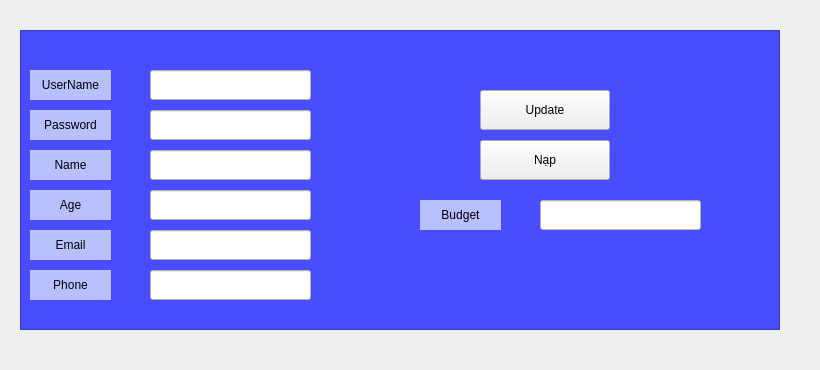
     <widget class="QWidget" name="tab_2">
      <attribute name="title">
       <string>Thông tin chi tiết</string>
      </attribute>
      <widget class="QLabel" name="background">
       <property name="geometry">
        <rect>
         <x>0</x>
         <y>-10</y>
         <width>811</width>
         <height>361</height>
        </rect>
       </property>
       <property name="styleSheet">
        <string notr="true"/>
       </property>
       <property name="text">
        <string/>
       </property>
      </widget>
      <widget class="QPushButton" name="btn_save_2">
       <property name="geometry">
        <rect>
         <x>480</x>
         <y>90</y>
         <width>130</width>
         <height>40</height>
        </rect>
       </property>
       <property name="styleSheet">
        <string notr="true">QPushButton:hover{
background-color: rgb(50,110,255);
color: rgb(255,255,255);
}
QPushButton:pressed{
background-color:rgb(50,110,255);
}</string>
       </property>
       <property name="text">
        <string>Update</string>
       </property>
      </widget>
      <widget class="QLineEdit" name="txt_name_2">
       <property name="geometry">
        <rect>
         <x>150</x>
         <y>150</y>
         <width>161</width>
         <height>30</height>
        </rect>
       </property>
       <property name="styleSheet">
        <string notr="true">background:white;
color:black;</string>
       </property>
      </widget>
      <widget class="QLineEdit" name="txt_age_2">
       <property name="geometry">
        <rect>
         <x>150</x>
         <y>190</y>
         <width>161</width>
         <height>30</height>
        </rect>
       </property>
       <property name="styleSheet">
        <string notr="true">
background:white;
color:black;
</string>
       </property>
       <property name="echoMode">
        <enum>QLineEdit::Normal</enum>
       </property>
      </widget>
      <widget class="QLabel" name="lbl_age_2">
       <property name="geometry">
        <rect>
         <x>30</x>
         <y>190</y>
         <width>81</width>
         <height>30</height>
        </rect>
       </property>
       <property name="styleSheet">
        <string notr="true">background: rgb(185, 192, 255);
color:black;</string>
       </property>
       <property name="text">
        <string>Age</string>
       </property>
       <property name="alignment">
        <set>Qt::AlignCenter</set>
       </property>
      </widget>
      <widget class="QLabel" name="lbl_pass_2">
       <property name="geometry">
        <rect>
         <x>30</x>
         <y>110</y>
         <width>81</width>
         <height>30</height>
        </rect>
       </property>
       <property name="styleSheet">
        <string notr="true">background: rgb(185, 192, 255);
color:black;</string>
       </property>
       <property name="text">
        <string>Password</string>
       </property>
       <property name="alignment">
        <set>Qt::AlignCenter</set>
       </property>
      </widget>
      <widget class="QLabel" name="lbl_email_2">
       <property name="geometry">
        <rect>
         <x>30</x>
         <y>230</y>
         <width>81</width>
         <height>30</height>
        </rect>
       </property>
       <property name="styleSheet">
        <string notr="true">background: rgb(185, 192, 255);
color:black;</string>
       </property>
       <property name="text">
        <string>Email</string>
       </property>
       <property name="alignment">
        <set>Qt::AlignCenter</set>
       </property>
      </widget>
      <widget class="QLabel" name="lbl_username_2">
       <property name="geometry">
        <rect>
         <x>30</x>
         <y>70</y>
         <width>81</width>
         <height>30</height>
        </rect>
       </property>
       <property name="styleSheet">
        <string notr="true">background: rgb(185, 192, 255);
color:black;</string>
       </property>
       <property name="text">
        <string>UserName</string>
       </property>
       <property name="alignment">
        <set>Qt::AlignCenter</set>
       </property>
      </widget>
      <widget class="QLineEdit" name="txt_pass_2">
       <property name="geometry">
        <rect>
         <x>150</x>
         <y>110</y>
         <width>161</width>
         <height>30</height>
        </rect>
       </property>
       <property name="styleSheet">
        <string notr="true">
background:white;
color:black;
</string>
       </property>
       <property name="echoMode">
        <enum>QLineEdit::Normal</enum>
       </property>
      </widget>
      <widget class="QLineEdit" name="txt_email_2">
       <property name="geometry">
        <rect>
         <x>150</x>
         <y>230</y>
         <width>161</width>
         <height>30</height>
        </rect>
       </property>
       <property name="styleSheet">
        <string notr="true">
background:white;
color:black;
</string>
       </property>
       <property name="echoMode">
        <enum>QLineEdit::Normal</enum>
       </property>
      </widget>
      <widget class="QLabel" name="lbl_name_2">
       <property name="geometry">
        <rect>
         <x>30</x>
         <y>150</y>
         <width>81</width>
         <height>30</height>
        </rect>
       </property>
       <property name="autoFillBackground">
        <bool>false</bool>
       </property>
       <property name="styleSheet">
        <string notr="true">background: rgb(185, 192, 255);
color:black;</string>
       </property>
       <property name="text">
        <string>Name</string>
       </property>
       <property name="alignment">
        <set>Qt::AlignCenter</set>
       </property>
      </widget>
      <widget class="QLineEdit" name="txt_username_2">
       <property name="geometry">
        <rect>
         <x>150</x>
         <y>70</y>
         <width>161</width>
         <height>30</height>
        </rect>
       </property>
       <property name="styleSheet">
        <string notr="true">
background:white;
color:black;
</string>
       </property>
       <property name="inputMethodHints">
        <set>Qt::ImhNoEditMenu</set>
       </property>
       <property name="echoMode">
        <enum>QLineEdit::Normal</enum>
       </property>
      </widget>
      <widget class="QListView" name="listView">
       <property name="geometry">
        <rect>
         <x>20</x>
         <y>30</y>
         <width>760</width>
         <height>300</height>
        </rect>
       </property>
       <property name="styleSheet">
        <string notr="true">background-color:rgb(73, 76, 255)</string>
       </property>
      </widget>
      <widget class="QLabel" name="lbl_phone_2">
       <property name="geometry">
        <rect>
         <x>30</x>
         <y>270</y>
         <width>81</width>
         <height>30</height>
        </rect>
       </property>
       <property name="autoFillBackground">
        <bool>false</bool>
       </property>
       <property name="styleSheet">
        <string notr="true">background: rgb(185, 192, 255);
color:black;</string>
       </property>
       <property name="text">
        <string>Phone</string>
       </property>
       <property name="alignment">
        <set>Qt::AlignCenter</set>
       </property>
      </widget>
      <widget class="QLineEdit" name="txt_phone_2">
       <property name="geometry">
        <rect>
         <x>150</x>
         <y>270</y>
         <width>161</width>
         <height>30</height>
        </rect>
       </property>
       <property name="styleSheet">
        <string notr="true">background:white;
color:black;</string>
       </property>
      </widget>
      <widget class="QPushButton" name="btn_save_3">
       <property name="geometry">
        <rect>
         <x>480</x>
         <y>140</y>
         <width>130</width>
         <height>40</height>
        </rect>
       </property>
       <property name="styleSheet">
        <string notr="true">QPushButton:hover{
background-color: rgb(50,110,255);
color: rgb(255,255,255);
}
QPushButton:pressed{
background-color:rgb(50,110,255);
}</string>
       </property>
       <property name="text">
        <string>Nạp</string>
       </property>
      </widget>
      <widget class="QLineEdit" name="txt_budget">
       <property name="geometry">
        <rect>
         <x>540</x>
         <y>200</y>
         <width>161</width>
         <height>30</height>
        </rect>
       </property>
       <property name="styleSheet">
        <string notr="true">background:white;
color:black;</string>
       </property>
       <property name="text">
        <string/>
       </property>
      </widget>
      <widget class="QLabel" name="lbl_budget">
       <property name="geometry">
        <rect>
         <x>420</x>
         <y>200</y>
         <width>81</width>
         <height>30</height>
        </rect>
       </property>
       <property name="autoFillBackground">
        <bool>false</bool>
       </property>
       <property name="styleSheet">
        <string notr="true">background: rgb(185, 192, 255);
color:black;</string>
       </property>
       <property name="text">
        <string>Budget</string>
       </property>
       <property name="alignment">
        <set>Qt::AlignCenter</set>
       </property>
      </widget>
      <zorder>background</zorder>
      <zorder>listView</zorder>
      <zorder>btn_save_2</zorder>
      <zorder>lbl_age_2</zorder>
      <zorder>lbl_email_2</zorder>
      <zorder>lbl_name_2</zorder>
      <zorder>lbl_pass_2</zorder>
      <zorder>txt_email_2</zorder>
      <zorder>lbl_username_2</zorder>
      <zorder>txt_username_2</zorder>
      <zorder>txt_age_2</zorder>
      <zorder>txt_name_2</zorder>
      <zorder>txt_pass_2</zorder>
      <zorder>lbl_phone_2</zorder>
      <zorder>txt_phone_2</zorder>
      <zorder>btn_save_3</zorder>
      <zorder>txt_budget</zorder>
      <zorder>lbl_budget</zorder>
     </widget>
